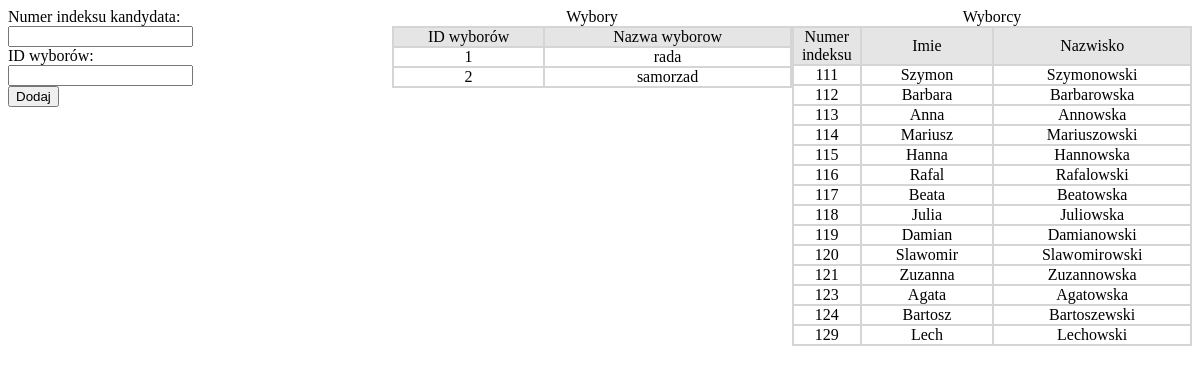
Before: /dodaj_kandydata.php with the older database file.
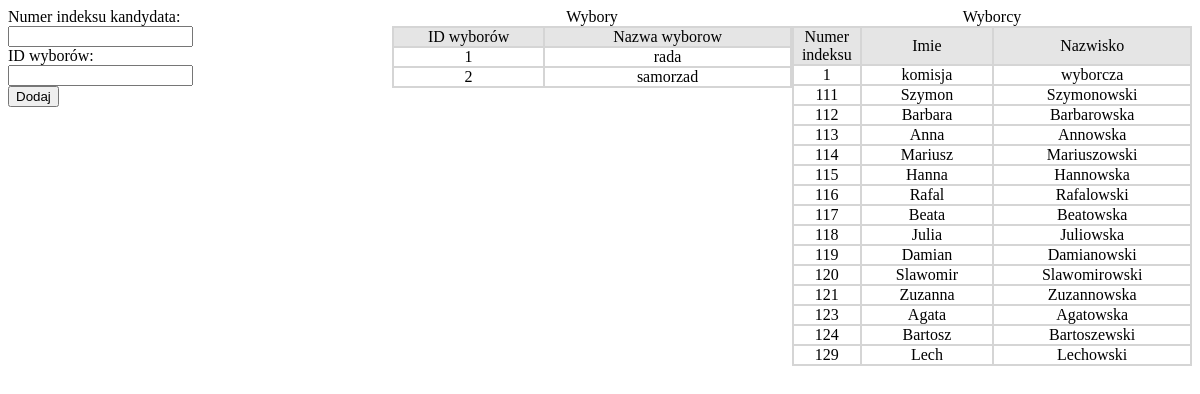
After: the same page with the newer database file.
### tables this page shows
CREATE TABLE `wyborcy` (
  `nr_indeksu` int(11) NOT NULL,
  `imie` tinytext DEFAULT NULL,
  `nazwisko` tinytext DEFAULT NULL,
  `haslo` tinytext DEFAULT NULL,
  `czy_glosowal` tinyint(1) DEFAULT NULL
);

CREATE TABLE `wybory` (
  `id_wyborow` int(11) NOT NULL,
  `id_komisja` int(11) DEFAULT NULL,
  `liczba_posad` int(11) DEFAULT NULL,
  `rozpoczecie` date DEFAULT NULL,
  `zakonczenie` date DEFAULT NULL,
  `termin_zglasz` date DEFAULT NULL,
  `nazwa_wyborow` tinytext DEFAULT NULL,
  `wyniki` tinyint(1) DEFAULT NULL
);

### dodaj_kandydata.php (the view, shortened to what this page needs)
<!DOCTYPE HTML>
<html lang="pl">
<head>
<body>
<table width="400" align="right" border="1" bordercolor="#d5d5d5" cellpadding="0" cellspacing="0">
<caption>Wyborcy</caption>
            <tr>
            <?php
            require_once 'connect.php';
            $polaczenie = new mysqli($host, $db_user, $db_password, $db_name);
            mysqli_query($polaczenie, "SET CHARSET utf8");
            mysqli_query($polaczenie, "SET NAMES 'utf8' COLLATE 'utf8_polish_ci'");
            mysqli_select_db($polaczenie, $database);
            $zapytanietxt = file_get_contents("spis_wyborcow.txt");
            $rezultat = mysqli_query($polaczenie, $zapytanietxt);
            $ile = mysqli_num_rows($rezultat);
            if ($ile >= 1) {
                echo <<<END
<td width="50" align="center" bgcolor="e5e5e5">Numer indeksu</td>
<td width="100" align="center" bgcolor="e5e5e5">Imie</td>
<td width="150" align="center" bgcolor="e5e5e5">Nazwisko</td>
</tr><tr>
END;
            }
            for ($i = 1; $i <= $ile; $i++) {
                $row = mysqli_fetch_assoc($rezultat);
                $nr_indeksu = $row['nr_indeksu'];
                $imie = $row['imie'];
				$nazwisko = $row['nazwisko'];
                echo <<<END
<td width="50" align="center">$nr_indeksu</td>
<td width="100" align="center">$imie</td>
<td width="100" align="center">$nazwisko</td>
</tr><tr>
END;
            }
            ?>
            </tr>
        </table>
	<table width="400" align="right" border="1" bordercolor="#d5d5d5" cellpadding="0" cellspacing="0">
	<caption>Wybory</caption>
            <tr>
            <?php
            require_once 'connect.php';
            $polaczenie = new mysqli($host, $db_user, $db_password, $db_name);
            mysqli_query($polaczenie, "SET CHARSET utf8");
            mysqli_query($polaczenie, "SET NAMES 'utf8' COLLATE 'utf8_polish_ci'");
            mysqli_select_db($polaczenie, $database);
            $zapytanietxt = file_get_contents("spis_wyborow.txt");
            $rezultat = mysqli_query($polaczenie, $zapytanietxt);
            $ile = mysqli_num_rows($rezultat);
            if ($ile >= 1) {
                echo <<<END
<td width="50" align="center" bgcolor="e5e5e5">ID wyborów</td>
<td width="100" align="center" bgcolor="e5e5e5">Nazwa wyborow</td>
</tr><tr>
END;
            }
            for ($i = 1; $i <= $ile; $i++) {
                $row = mysqli_fetch_assoc($rezultat);
                $id_wyborow = $row['id_wyborow'];
                $nazwa_wyborow = $row['nazwa_wyborow'];
                echo <<<END
<td width="50" align="center">$id_wyborow</td>
<td width="100" align="center">$nazwa_wyborow</td>
</tr><tr>
END;
            }
            ?>
            </tr>
        </table>
	<form action="dodaj_kandydata_sql.php" method="post">
	Numer indeksu kandydata: <br/> <input type="number" name="nr_indeksu" /> <br/>
	ID wyborów: <br/> <input type="number" name="id_wyborow" /> <br/>
	<input type="submit" value="Dodaj" />
	</form>
</body>
</html>

Changed rows visible on the page:
added wyborcy: nr_indeksu "1", imie "komisja", nazwisko "wyborcza"
